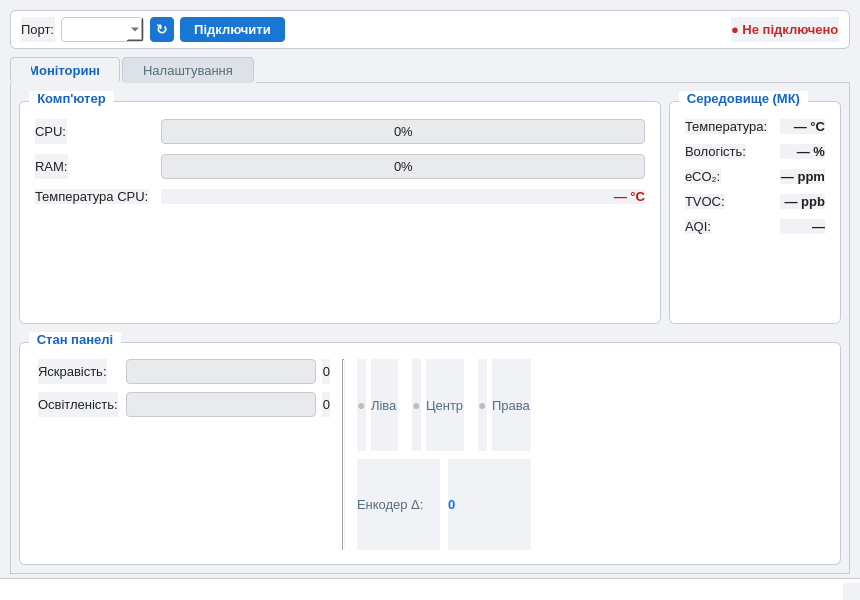
<?xml version="1.0" encoding="UTF-8"?>
<ui version="4.0">
 <class>MainWindow</class>
 <widget class="QMainWindow" name="MainWindow">
  <property name="geometry">
   <rect><x>0</x><y>0</y><width>860</width><height>600</height></rect>
  </property>
  <property name="windowTitle">
   <string>Панель моніторингу</string>
  </property>
  <property name="styleSheet">
   <string notr="true">
QWidget {
    font-family: &quot;Ubuntu&quot;, &quot;Segoe UI&quot;, sans-serif;
    font-size: 10pt;
    color: #212121;
    background-color: #f0f2f5;
}
QGroupBox {
    font-weight: bold;
    border: 1px solid #c5cad3;
    border-radius: 6px;
    margin-top: 10px;
    padding: 8px 6px 6px 6px;
    background-color: #ffffff;
}
QGroupBox::title {
    subcontrol-origin: margin;
    left: 10px;
    padding: 0 6px;
    color: #1565c0;
    background-color: #ffffff;
}
QProgressBar {
    border: 1px solid #c5cad3;
    border-radius: 4px;
    background-color: #e8eaed;
    text-align: center;
    min-height: 16px;
}
QProgressBar::chunk {
    background-color: #1976d2;
    border-radius: 3px;
}
QPushButton {
    background-color: #1976d2;
    color: white;
    border: none;
    border-radius: 4px;
    padding: 5px 14px;
    font-weight: bold;
}
QPushButton:hover { background-color: #1565c0; }
QPushButton:pressed { background-color: #0d47a1; }
QPushButton:checked { background-color: #388e3c; }
QPushButton:checked:hover { background-color: #2e7d32; }
QTabWidget::pane {
    border: 1px solid #c5cad3;
    background-color: #f0f2f5;
    top: -1px;
}
QTabBar::tab {
    background-color: #dde1e8;
    border: 1px solid #c5cad3;
    border-bottom: none;
    border-radius: 4px 4px 0 0;
    padding: 5px 20px;
    margin-right: 2px;
    color: #546e7a;
}
QTabBar::tab:selected {
    background-color: #f0f2f5;
    color: #1565c0;
    font-weight: bold;
}
QTabBar::tab:hover:!selected { background-color: #cdd1d8; }
QLineEdit, QComboBox, QDoubleSpinBox, QSpinBox {
    border: 1px solid #c5cad3;
    border-radius: 4px;
    padding: 3px 7px;
    background-color: #ffffff;
}
QFrame#connFrame {
    background-color: #ffffff;
    border: 1px solid #c5cad3;
    border-radius: 6px;
}
QCheckBox { spacing: 8px; }
QCheckBox::indicator {
    width: 16px; height: 16px;
    border: 1px solid #c5cad3;
    border-radius: 3px;
    background-color: #ffffff;
}
QCheckBox::indicator:checked {
    background-color: #1976d2;
    border-color: #1976d2;
}
QStatusBar { background-color: #ffffff; border-top: 1px solid #c5cad3; }
   </string>
  </property>

  <widget class="QWidget" name="centralwidget">
   <layout class="QVBoxLayout" name="mainLayout">
    <property name="spacing"><number>8</number></property>
    <property name="leftMargin"><number>10</number></property>
    <property name="topMargin"><number>10</number></property>
    <property name="rightMargin"><number>10</number></property>
    <property name="bottomMargin"><number>4</number></property>

    <!-- ═══ Панель підключення ═══ -->
    <item>
     <widget class="QFrame" name="connFrame">
      <layout class="QHBoxLayout" name="connLayout">
       <property name="leftMargin"><number>10</number></property>
       <property name="topMargin"><number>6</number></property>
       <property name="rightMargin"><number>10</number></property>
       <property name="bottomMargin"><number>6</number></property>
       <property name="spacing"><number>6</number></property>
       <item>
        <widget class="QLabel" name="labelPortText">
         <property name="text"><string>Порт:</string></property>
        </widget>
       </item>
       <item>
        <widget class="QComboBox" name="portCombo">
         <property name="minimumWidth"><number>160</number></property>
         <property name="editable"><bool>true</bool></property>
        </widget>
       </item>
       <item>
        <widget class="QPushButton" name="btnRefreshPorts">
         <property name="text"><string>↻</string></property>
         <property name="maximumWidth"><number>32</number></property>
         <property name="toolTip"><string>Оновити список портів</string></property>
         <property name="styleSheet">
          <string notr="true">QPushButton { padding: 4px 6px; font-size: 14px; }</string>
         </property>
        </widget>
       </item>
       <item>
        <widget class="QPushButton" name="btnConnect">
         <property name="text"><string>Підключити</string></property>
         <property name="checkable"><bool>true</bool></property>
        </widget>
       </item>
       <item>
        <spacer>
         <property name="orientation"><enum>Qt::Horizontal</enum></property>
         <property name="sizeHint" stdset="0"><size><width>40</width><height>20</height></size></property>
        </spacer>
       </item>
       <item>
        <widget class="QLabel" name="labelConnStatus">
         <property name="text"><string>● Не підключено</string></property>
         <property name="styleSheet">
          <string notr="true">QLabel { font-weight: bold; color: #c62828; }</string>
         </property>
        </widget>
       </item>
      </layout>
     </widget>
    </item>

    <!-- ═══ Вкладки ═══ -->
    <item>
     <widget class="QTabWidget" name="tabWidget">
      <property name="currentIndex"><number>0</number></property>

      <!-- ─── Вкладка: Моніторинг ─── -->
      <widget class="QWidget" name="tabMonitor">
       <attribute name="title"><string>Моніторинг</string></attribute>
       <layout class="QVBoxLayout" name="monitorLayout">
        <property name="spacing"><number>8</number></property>
        <property name="leftMargin"><number>8</number></property>
        <property name="topMargin"><number>8</number></property>
        <property name="rightMargin"><number>8</number></property>
        <property name="bottomMargin"><number>8</number></property>

        <!-- Верхній рядок: дані ПК + дані середовища -->
        <item>
         <layout class="QHBoxLayout" name="topRowLayout">
          <property name="spacing"><number>8</number></property>

          <!-- Група: Комп'ютер -->
          <item>
           <widget class="QGroupBox" name="grpPC">
            <property name="title"><string>Комп&apos;ютер</string></property>
            <layout class="QFormLayout" name="pcFormLayout">
             <property name="horizontalSpacing"><number>12</number></property>
             <property name="verticalSpacing"><number>10</number></property>
             <item row="0" column="0">
              <widget class="QLabel"><property name="text"><string>CPU:</string></property></widget>
             </item>
             <item row="0" column="1">
              <widget class="QProgressBar" name="progressCpu">
               <property name="maximum"><number>100</number></property>
               <property name="value"><number>0</number></property>
               <property name="format"><string>%p%</string></property>
              </widget>
             </item>
             <item row="1" column="0">
              <widget class="QLabel"><property name="text"><string>RAM:</string></property></widget>
             </item>
             <item row="1" column="1">
              <widget class="QProgressBar" name="progressRam">
               <property name="maximum"><number>100</number></property>
               <property name="value"><number>0</number></property>
               <property name="format"><string>%p%</string></property>
              </widget>
             </item>
             <item row="2" column="0">
              <widget class="QLabel"><property name="text"><string>Температура CPU:</string></property></widget>
             </item>
             <item row="2" column="1">
              <widget class="QLabel" name="labelCpuTemp">
               <property name="text"><string>— °C</string></property>
               <property name="alignment"><set>Qt::AlignRight|Qt::AlignVCenter</set></property>
               <property name="font">
                <font><pointsize>13</pointsize><weight>75</weight><bold>true</bold></font>
               </property>
               <property name="styleSheet">
                <string notr="true">QLabel { color: #b71c1c; }</string>
               </property>
              </widget>
             </item>
            </layout>
           </widget>
          </item>

          <!-- Група: Середовище (МК) -->
          <item>
           <widget class="QGroupBox" name="grpEnv">
            <property name="title"><string>Середовище (МК)</string></property>
            <layout class="QFormLayout" name="envFormLayout">
             <property name="horizontalSpacing"><number>12</number></property>
             <property name="verticalSpacing"><number>10</number></property>
             <item row="0" column="0">
              <widget class="QLabel"><property name="text"><string>Температура:</string></property></widget>
             </item>
             <item row="0" column="1">
              <widget class="QLabel" name="labelMkTemp">
               <property name="text"><string>— °C</string></property>
               <property name="alignment"><set>Qt::AlignRight|Qt::AlignVCenter</set></property>
               <property name="font"><font><pointsize>13</pointsize><weight>75</weight><bold>true</bold></font></property>
              </widget>
             </item>
             <item row="1" column="0">
              <widget class="QLabel"><property name="text"><string>Вологість:</string></property></widget>
             </item>
             <item row="1" column="1">
              <widget class="QLabel" name="labelMkHumidity">
               <property name="text"><string>— %</string></property>
               <property name="alignment"><set>Qt::AlignRight|Qt::AlignVCenter</set></property>
               <property name="font"><font><pointsize>13</pointsize><weight>75</weight><bold>true</bold></font></property>
              </widget>
             </item>
             <item row="2" column="0">
              <widget class="QLabel"><property name="text"><string>eCO₂:</string></property></widget>
             </item>
             <item row="2" column="1">
              <widget class="QLabel" name="labelMkEco2">
               <property name="text"><string>— ppm</string></property>
               <property name="alignment"><set>Qt::AlignRight|Qt::AlignVCenter</set></property>
               <property name="font"><font><pointsize>13</pointsize><weight>75</weight><bold>true</bold></font></property>
              </widget>
             </item>
             <item row="3" column="0">
              <widget class="QLabel"><property name="text"><string>TVOC:</string></property></widget>
             </item>
             <item row="3" column="1">
              <widget class="QLabel" name="labelMkTvoc">
               <property name="text"><string>— ppb</string></property>
               <property name="alignment"><set>Qt::AlignRight|Qt::AlignVCenter</set></property>
               <property name="font"><font><pointsize>13</pointsize><weight>75</weight><bold>true</bold></font></property>
              </widget>
             </item>
             <item row="4" column="0">
              <widget class="QLabel"><property name="text"><string>AQI:</string></property></widget>
             </item>
             <item row="4" column="1">
              <widget class="QLabel" name="labelMkAqi">
               <property name="text"><string>—</string></property>
               <property name="alignment"><set>Qt::AlignRight|Qt::AlignVCenter</set></property>
               <property name="font"><font><pointsize>13</pointsize><weight>75</weight><bold>true</bold></font></property>
              </widget>
             </item>
            </layout>
           </widget>
          </item>

         </layout>
        </item>

        <!-- Нижній рядок: стан панелі -->
        <item>
         <widget class="QGroupBox" name="grpPanel">
          <property name="title"><string>Стан панелі</string></property>
          <layout class="QHBoxLayout" name="panelHLayout">
           <property name="spacing"><number>12</number></property>
           <property name="leftMargin"><number>12</number></property>
           <property name="topMargin"><number>8</number></property>
           <property name="rightMargin"><number>12</number></property>
           <property name="bottomMargin"><number>8</number></property>

           <!-- Яскравість та освітленість -->
           <item>
            <layout class="QFormLayout">
             <property name="horizontalSpacing"><number>8</number></property>
             <property name="verticalSpacing"><number>8</number></property>
             <item row="0" column="0">
              <widget class="QLabel"><property name="text"><string>Яскравість:</string></property></widget>
             </item>
             <item row="0" column="1">
              <layout class="QHBoxLayout">
               <property name="spacing"><number>6</number></property>
               <item>
                <widget class="QProgressBar" name="progressBrightness">
                 <property name="maximum"><number>255</number></property>
                 <property name="value"><number>0</number></property>
                 <property name="textVisible"><bool>false</bool></property>
                 <property name="minimumWidth"><number>140</number></property>
                </widget>
               </item>
               <item>
                <widget class="QLabel" name="labelBrightness">
                 <property name="text"><string>0</string></property>
                 <property name="minimumWidth"><number>28</number></property>
                 <property name="alignment"><set>Qt::AlignRight|Qt::AlignVCenter</set></property>
                </widget>
               </item>
              </layout>
             </item>
             <item row="1" column="0">
              <widget class="QLabel"><property name="text"><string>Освітленість:</string></property></widget>
             </item>
             <item row="1" column="1">
              <layout class="QHBoxLayout">
               <property name="spacing"><number>6</number></property>
               <item>
                <widget class="QProgressBar" name="progressLight">
                 <property name="maximum"><number>4095</number></property>
                 <property name="value"><number>0</number></property>
                 <property name="textVisible"><bool>false</bool></property>
                 <property name="minimumWidth"><number>140</number></property>
                 <property name="styleSheet">
                  <string notr="true">QProgressBar::chunk { background-color: #f9a825; }</string>
                 </property>
                </widget>
               </item>
               <item>
                <widget class="QLabel" name="labelLight">
                 <property name="text"><string>0</string></property>
                 <property name="minimumWidth"><number>38</number></property>
                 <property name="alignment"><set>Qt::AlignRight|Qt::AlignVCenter</set></property>
                </widget>
               </item>
              </layout>
             </item>
            </layout>
           </item>

           <!-- Розділювач -->
           <item>
            <widget class="QFrame">
             <property name="frameShape"><enum>QFrame::VLine</enum></property>
             <property name="frameShadow"><enum>QFrame::Sunken</enum></property>
             <property name="styleSheet"><string notr="true">color: #c5cad3;</string></property>
            </widget>
           </item>

           <!-- Кнопки та енкодер -->
           <item>
            <layout class="QVBoxLayout">
             <property name="spacing"><number>8</number></property>

             <!-- Три кнопки inline -->
             <item>
              <layout class="QHBoxLayout">
               <property name="spacing"><number>14</number></property>
               <!-- Ліва -->
               <item>
                <layout class="QHBoxLayout">
                 <property name="spacing"><number>5</number></property>
                 <item>
                  <widget class="QLabel" name="ledBtnLeft">
                   <property name="text"><string>●</string></property>
                   <property name="styleSheet"><string notr="true">QLabel { font-size: 14px; color: #bdbdbd; }</string></property>
                  </widget>
                 </item>
                 <item>
                  <widget class="QLabel">
                   <property name="text"><string>Ліва</string></property>
                   <property name="styleSheet"><string notr="true">QLabel { color: #546e7a; }</string></property>
                  </widget>
                 </item>
                </layout>
               </item>
               <!-- Центр -->
               <item>
                <layout class="QHBoxLayout">
                 <property name="spacing"><number>5</number></property>
                 <item>
                  <widget class="QLabel" name="ledBtnCenter">
                   <property name="text"><string>●</string></property>
                   <property name="styleSheet"><string notr="true">QLabel { font-size: 14px; color: #bdbdbd; }</string></property>
                  </widget>
                 </item>
                 <item>
                  <widget class="QLabel">
                   <property name="text"><string>Центр</string></property>
                   <property name="styleSheet"><string notr="true">QLabel { color: #546e7a; }</string></property>
                  </widget>
                 </item>
                </layout>
               </item>
               <!-- Права -->
               <item>
                <layout class="QHBoxLayout">
                 <property name="spacing"><number>5</number></property>
                 <item>
                  <widget class="QLabel" name="ledBtnRight">
                   <property name="text"><string>●</string></property>
                   <property name="styleSheet"><string notr="true">QLabel { font-size: 14px; color: #bdbdbd; }</string></property>
                  </widget>
                 </item>
                 <item>
                  <widget class="QLabel">
                   <property name="text"><string>Права</string></property>
                   <property name="styleSheet"><string notr="true">QLabel { color: #546e7a; }</string></property>
                  </widget>
                 </item>
                </layout>
               </item>
              </layout>
             </item>

             <!-- Енкодер inline -->
             <item>
              <layout class="QHBoxLayout">
               <property name="spacing"><number>8</number></property>
               <item>
                <widget class="QLabel">
                 <property name="text"><string>Енкодер Δ:</string></property>
                 <property name="styleSheet"><string notr="true">QLabel { color: #546e7a; }</string></property>
                </widget>
               </item>
               <item>
                <widget class="QLabel" name="labelEncoder">
                 <property name="text"><string>0</string></property>
                 <property name="font">
                  <font><pointsize>11</pointsize><weight>75</weight><bold>true</bold></font>
                 </property>
                 <property name="styleSheet"><string notr="true">QLabel { color: #1976d2; }</string></property>
                 <property name="minimumWidth"><number>36</number></property>
                </widget>
               </item>
              </layout>
             </item>

            </layout>
           </item>

           <item>
            <spacer>
             <property name="orientation"><enum>Qt::Horizontal</enum></property>
             <property name="sizeHint" stdset="0"><size><width>40</width><height>20</height></size></property>
            </spacer>
           </item>

          </layout>
         </widget>
        </item>

       </layout>
      </widget>

      <!-- ─── Вкладка: Налаштування ─── -->
      <widget class="QWidget" name="tabSettings">
       <attribute name="title"><string>Налаштування</string></attribute>
       <layout class="QVBoxLayout" name="settingsLayout">
        <property name="spacing"><number>10</number></property>
        <property name="leftMargin"><number>16</number></property>
        <property name="topMargin"><number>12</number></property>
        <property name="rightMargin"><number>16</number></property>
        <property name="bottomMargin"><number>12</number></property>

        <!-- Енкодер -->
        <item>
         <widget class="QGroupBox" name="grpEncoder">
          <property name="title"><string>Енкодер</string></property>
          <layout class="QFormLayout" name="encoderFormLayout">
           <property name="horizontalSpacing"><number>16</number></property>
           <property name="verticalSpacing"><number>10</number></property>
           <item row="0" column="0">
            <widget class="QLabel"><property name="text"><string>Режим:</string></property></widget>
           </item>
           <item row="0" column="1">
            <layout class="QHBoxLayout">
             <item>
              <widget class="QComboBox" name="comboEncoderMode">
               <property name="maximumWidth"><number>260</number></property>
               <item><property name="text"><string>Яскравість дисплея</string></property></item>
               <item><property name="text"><string>Гучність системи</string></property></item>
              </widget>
             </item>
             <item>
              <spacer>
               <property name="orientation"><enum>Qt::Horizontal</enum></property>
               <property name="sizeHint" stdset="0"><size><width>40</width><height>20</height></size></property>
              </spacer>
             </item>
            </layout>
           </item>
           <item row="1" column="0">
            <widget class="QLabel"><property name="text"><string>Чутливість:</string></property></widget>
           </item>
           <item row="1" column="1">
            <layout class="QHBoxLayout">
             <item>
              <widget class="QDoubleSpinBox" name="spinEncoderSens">
               <property name="maximumWidth"><number>100</number></property>
               <property name="minimum"><double>0.1</double></property>
               <property name="maximum"><double>10.0</double></property>
               <property name="singleStep"><double>0.1</double></property>
               <property name="value"><double>1.0</double></property>
              </widget>
             </item>
             <item>
              <spacer>
               <property name="orientation"><enum>Qt::Horizontal</enum></property>
               <property name="sizeHint" stdset="0"><size><width>40</width><height>20</height></size></property>
              </spacer>
             </item>
            </layout>
           </item>
          </layout>
         </widget>
        </item>

        <!-- Дисплей -->
        <item>
         <widget class="QGroupBox" name="grpDisplay">
          <property name="title"><string>Дисплей</string></property>
          <layout class="QVBoxLayout" name="displayVLayout">
           <property name="spacing"><number>6</number></property>
           <item>
            <widget class="QCheckBox" name="checkAutoBrightness">
             <property name="text"><string>Автояскравість (від фоторезистора МК)</string></property>
            </widget>
           </item>
           <item>
            <widget class="QLabel" name="labelAutoBrightnessHint">
             <property name="text"><string>Якщо вимкнено — яскравість керується енкодером</string></property>
             <property name="styleSheet"><string notr="true">QLabel { color: #78909c; font-size: 9pt; }</string></property>
            </widget>
           </item>
          </layout>
         </widget>
        </item>

        <!-- Прив'язка кнопок -->
        <item>
         <widget class="QGroupBox" name="grpBindings">
          <property name="title"><string>Кнопки панелі</string></property>
          <layout class="QHBoxLayout" name="bindingsHLayout">
           <item>
            <widget class="QLabel">
             <property name="text"><string>Призначте shell-команди для лівої, центральної та правої кнопок</string></property>
             <property name="styleSheet"><string notr="true">QLabel { color: #546e7a; }</string></property>
            </widget>
           </item>
           <item>
            <spacer>
             <property name="orientation"><enum>Qt::Horizontal</enum></property>
             <property name="sizeHint" stdset="0"><size><width>40</width><height>20</height></size></property>
            </spacer>
           </item>
           <item>
            <widget class="QPushButton" name="btnBindings">
             <property name="text"><string>Налаштувати прив&apos;язки…</string></property>
            </widget>
           </item>
          </layout>
         </widget>
        </item>

        <item>
         <spacer>
          <property name="orientation"><enum>Qt::Vertical</enum></property>
          <property name="sizeHint" stdset="0"><size><width>20</width><height>40</height></size></property>
         </spacer>
        </item>

        <item>
         <layout class="QHBoxLayout">
          <item>
           <spacer>
            <property name="orientation"><enum>Qt::Horizontal</enum></property>
            <property name="sizeHint" stdset="0"><size><width>40</width><height>20</height></size></property>
           </spacer>
          </item>
          <item>
           <widget class="QPushButton" name="btnSaveSettings">
            <property name="text"><string>Зберегти налаштування</string></property>
           </widget>
          </item>
         </layout>
        </item>

       </layout>
      </widget>

     </widget>
    </item>

   </layout>
  </widget>

  <widget class="QStatusBar" name="statusbar"/>

 </widget>
 <resources/>
 <connections/>
</ui>
